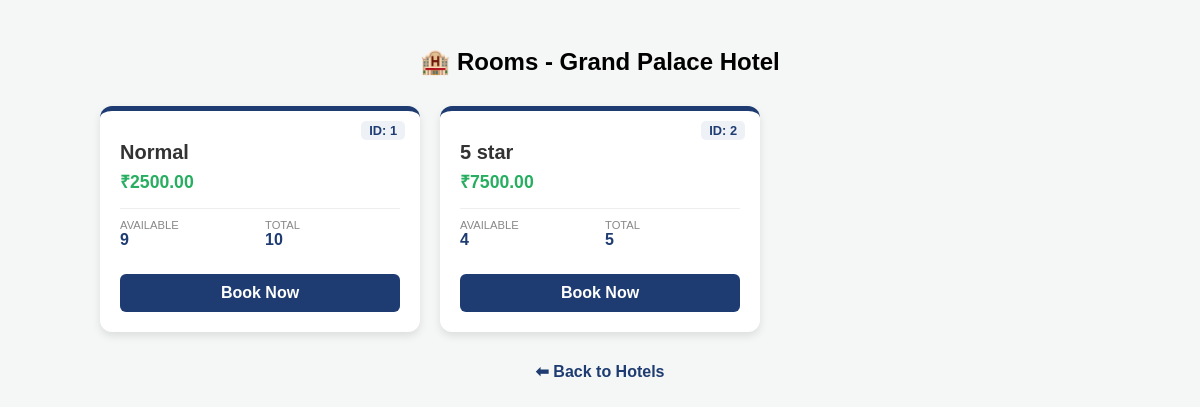
/hotel/1/rooms/, run on the app's committed database.
### veeduapp/models.py (models this page shows, shortened)
class Hotel(models.Model):
    name=models.CharField(max_length=100)
    city=models.CharField(max_length=100)
    hotel_type = models.CharField(max_length=100)
    password = models.CharField(max_length=128,default=0)

class Room(models.Model):
     ROOM_CHOICES = (
        ('Normal', 'Normal'),
        ('2 star', '2 star'),
        ('5 star', '5 star'),
        ('delux', 'delux'),
    )
     hotel =models.ForeignKey(Hotel,on_delete=models.CASCADE,related_name='rooms')
     room_type = models.CharField(max_length=100, choices=ROOM_CHOICES , default='Normal')
     price = models.DecimalField(max_digits=10,decimal_places=2)
     total_rooms=models.IntegerField(default=0)
     available_rooms=models.IntegerField(default=0)
     is_available = models.BooleanField(default=True)

### veeduapp/views.py (the view)
# urls.py: path('hotel/<int:pk>/rooms/', hotel_rooms_view, name='hotel_rooms'),
def hotel_rooms_view(request, pk):
    hotel = get_object_or_404(Hotel, pk=pk)
    rooms = hotel.rooms.all()
    return render(request, 'hotel_rooms.html', {
        'hotel': hotel,
        'rooms': rooms
    })

### templates/hotel_rooms.html (shortened to what this page needs)
<!DOCTYPE html>
<html>
<head>
</head>
<body>
<h2 style="text-align:center;">🏨 Rooms - {{ hotel.name }}</h2>
<div class="room-container">
    {% for room in rooms %}
    <div class="room-card">
        <div>
            <span class="room-id">ID: {{ room.id }}</span>
            <div class="room-type">{{ room.room_type }}</div>
            <div class="price-tag">₹{{ room.price }}</div>
            <div class="stats-grid">
                <div class="stat-box">
                    <span class="label">Available</span>
                    <span class="value">{{ room.available_rooms }}</span>
                </div>
                <div class="stat-box">
                    <span class="label">Total</span>
                    <span class="value">{{ room.total_rooms }}</span>
                </div>
            </div>
        </div>
     <a href="{% url 'process_booking' room.id %}" class="book-btn">Book Now</a>
    </div>
    {% empty %}
    <p style="text-align:center; width: 100%;">No Rooms Available</p>
    {% endfor %}
</div>
<div style="text-align:center; margin-top: 20px;">
    <a href="{% url 'hotel_list' %}" style="color: #1e3c72; text-decoration: none; font-weight: bold;">⬅ Back to Hotels</a>
</div>
</body>
</html>

### templates/hotel_rooms.html (style rules this page uses)
body { font-family: 'Arial', sans-serif; background-color: #f4f7f6; padding: 20px; }
.room-container { display: grid; grid-template-columns: repeat(auto-fill, minmax(250px, 1fr)); gap: 20px; max-width: 1000px; margin: 30px auto; }
.room-card { position: relative; background: white; border-radius: 12px; border-top: 5px solid #1e3c72; box-shadow: 0 4px 8px rgba(0,0,0,0.1); padding: 20px; display: flex; flex-direction: column; justify-content: space-between; }
.room-id { position: absolute; top: 10px; right: 15px; font-size: 0.8rem; color: #1e3c72; background: #eef2f7; padding: 2px 8px; border-radius: 5px; font-weight: bold; }
.room-type { font-size: 1.25rem; color: #333; margin: 10px 0 5px 0; font-weight: bold; }
.price-tag { color: #27ae60; font-size: 1.1rem; font-weight: bold; margin-bottom: 15px; }
.stats-grid { display: grid; grid-template-columns: 1fr 1fr; border-top: 1px solid #eee; padding: 10px 0; gap: 10px; margin-bottom: 15px; }
.stat-box { display: flex; flex-direction: column; }
.label { font-size: 0.7rem; color: #888; text-transform: uppercase; }
.value { font-weight: bold; color: #1e3c72; }
.book-btn { background-color: #1e3c72; color: white; text-align: center; padding: 10px; text-decoration: none; border-radius: 6px; font-weight: bold; transition: background 0.3s; }

### data on the page
Hotel: name "Grand Palace Hotel"
Room: id "1", room_type "Normal", price "2500.00", available_rooms "9", total_rooms "10"
Room: id "2", room_type "5 star", price "7500.00", available_rooms "4", total_rooms "5"
